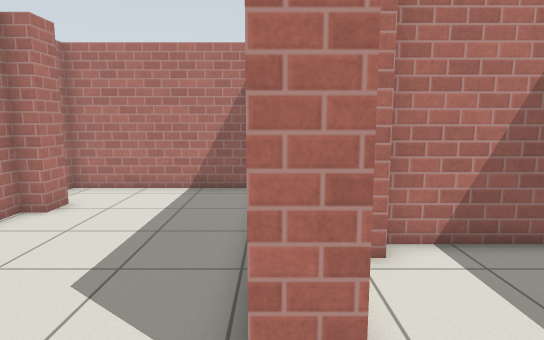
View 1 (above)

17 first-person views from a walk through a robot-simulator world made for Gazebo. The camera is 1.2 m above the floor, tilts 8° down and sees 75° across. The lines on the ground mark 1 m squares. The floor is counted in squares, 0.5 m on a side. Each view is taken from the middle of a square. On the plan, view 1 faces up. The plan holds only what a view shows up to about 20 squares ahead; the rest is blank. Gazebo's built-in surfaces are drawn with simple patterns.

View 2
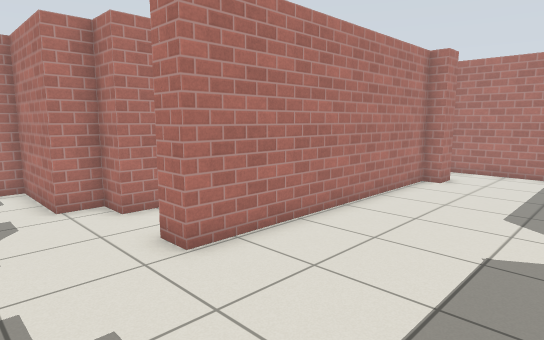

View 3
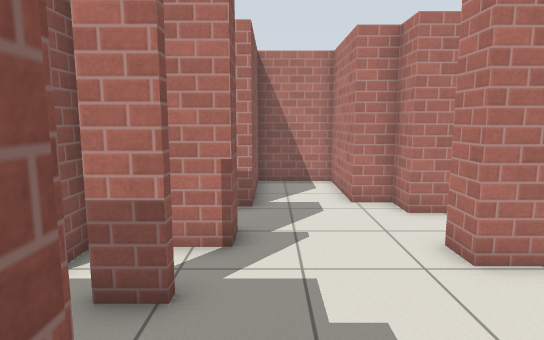

View 4
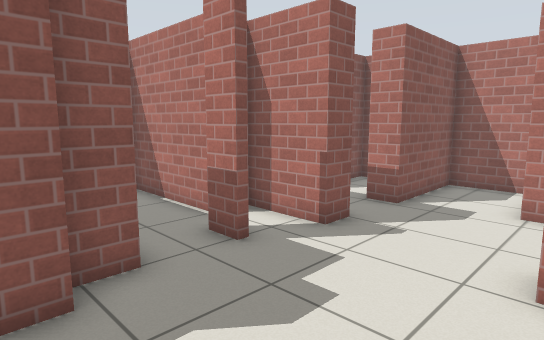

View 5
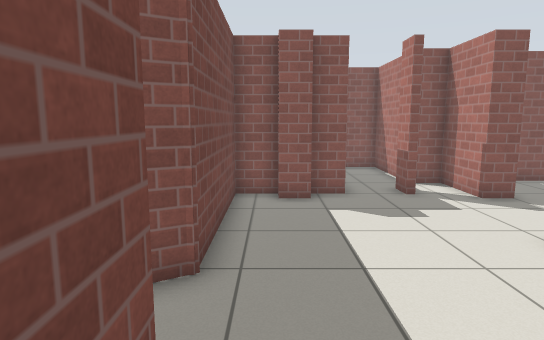

View 6
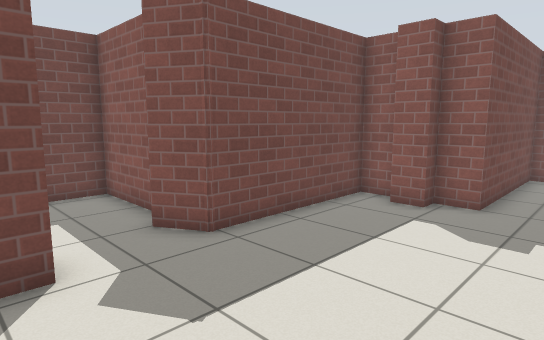

View 7
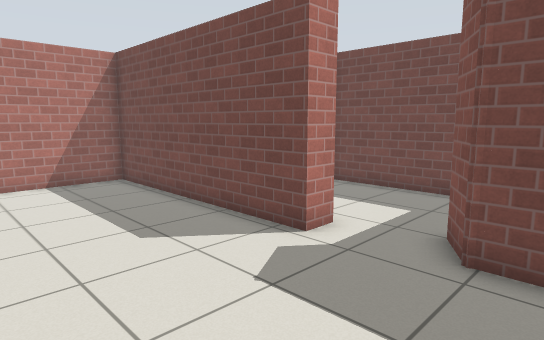

View 8
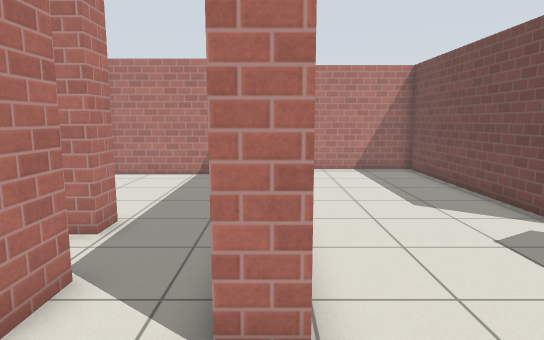

View 9
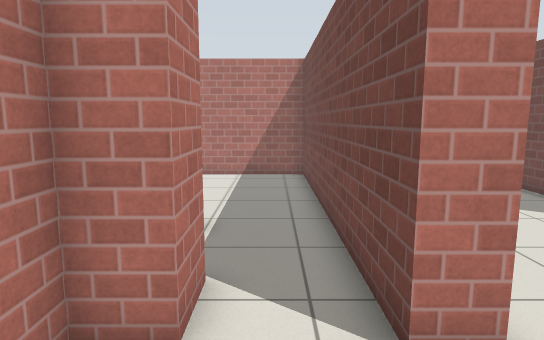

View 10
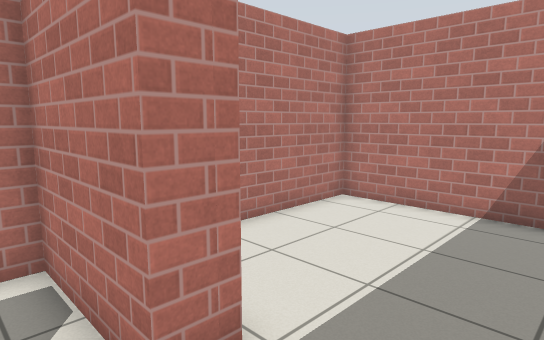

View 11
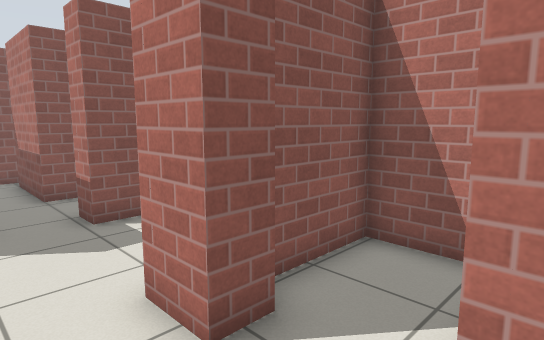

View 12
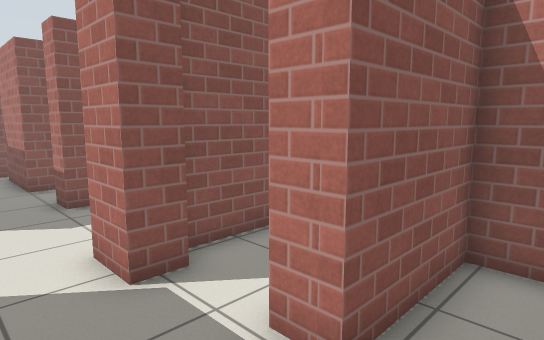

View 13
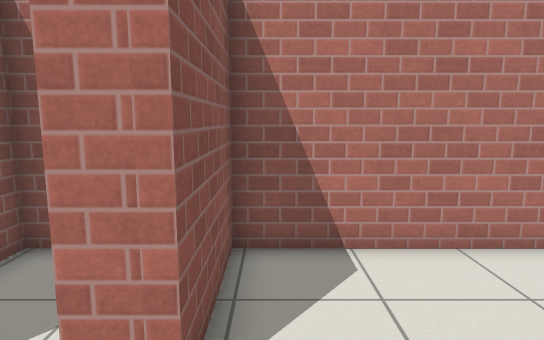

View 14
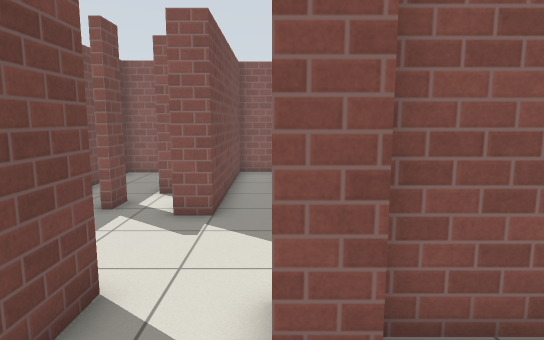

View 15
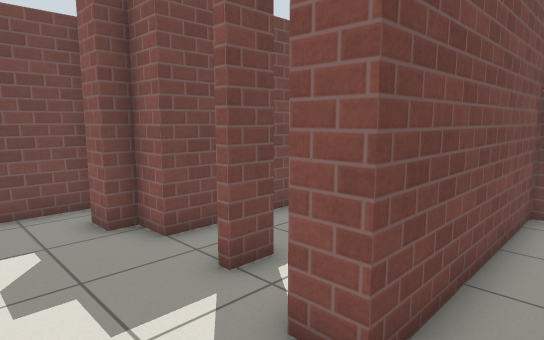

View 16
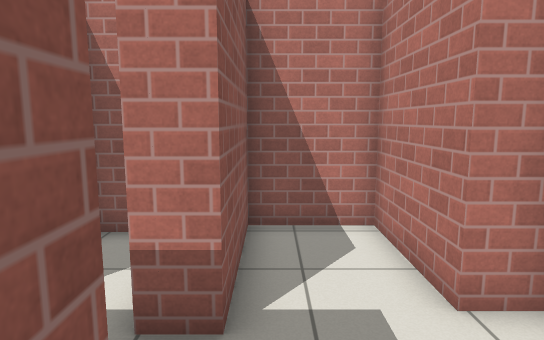

View 17
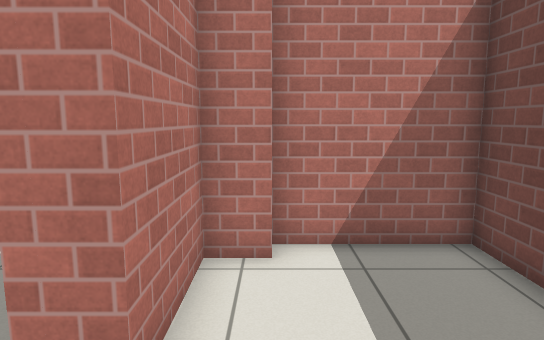

### Floor plan
Ten units are one square. View 1 is at (0, 0); x grows to the right and y downward. Boxes are objects, and circles mark ways between rooms. Rooms are numbered by the first view taken in them; rooms with no view inside come last. Other rooms are left out.
<svg viewBox="-154 -129 218 266">
<path fill="none" stroke="#000" d="M-100 -1 -100 14 -112 14 -112 26 -149 26 -149 55 -107 55 -107 66M-54 63 -54 74M8 -27 -2 -27 -2 -124 -71 -124 -71 -120M-85 57 -75 57 -75 84 -63 84 -63 132 -34 132 -34 65 -22 65 -22 57 -11 57M-57 74 -57 63M-12 65 2 65 2 3 16 -5M-59 -101 -59 -91 -66 -91 -66 16 -76 16 -76 -4M-111 -1 -100 -1M-107 -23 -144 -23 -144 6 -111 6M-76 -4 -76 -14M-76 -107 -144 -107 -144 -33 -107 -33 -107 -23M-76 -14 -76 -106 -80 -107M21 -59 8 -59 8 -27M28 3 59 3 59 -66 20 -66"/>
<circle cx="-85" cy="5" r="3" fill="#2a7"/>
<circle cx="10" cy="-15" r="3" fill="#2a7"/>
<circle cx="-90" cy="-25" r="3" fill="#2a7"/>
<text x="-50" y="0">1</text>
<text x="-120" y="-10">2</text>
<text x="-110" y="-70">3</text>
<text x="40" y="-30">4</text>
</svg>
Room 1 opens to room 2. Room 1 opens to room 4. Room 2 opens to room 3.

Where each view was taken, in squares from view 1:
view 1: 0 up, 0 right, facing up
view 2: 5 down, 1 left, facing up-left
view 3: 5 down, 1 left, facing left
view 4: 1 down, 1 left, facing down-left
view 5: 5 up, 1 left, facing down
view 6: 4 up, 6 left, facing down-right
view 7: 2 down, 6 left, facing up-right
view 8: 5 down, 7 left, facing up
view 9: 5 down, 9 left, facing up
view 10: 1 up, 8 left, facing up-left
view 11: 3 up, 8 left, facing down-left
view 12: 5 up, 8 left, facing down-left
view 13: 4 up, 8 left, facing left
view 14: 3 up, 10 left, facing down
view 15: 3 down, 10 left, facing down-right
view 16: 5 down, 7 left, facing left
view 17: 0 up, 2 right, facing up
